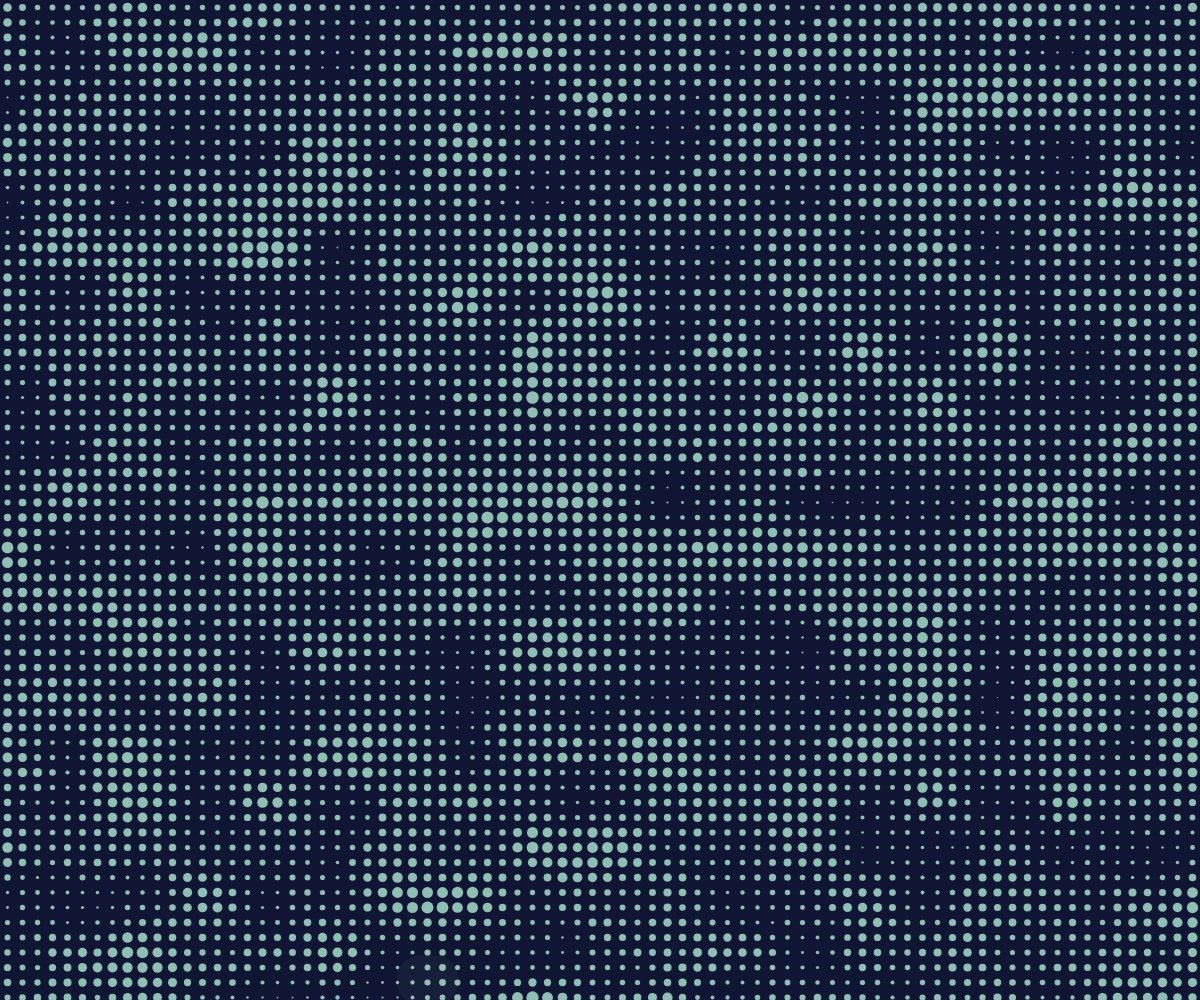
Frame 1 (no input)
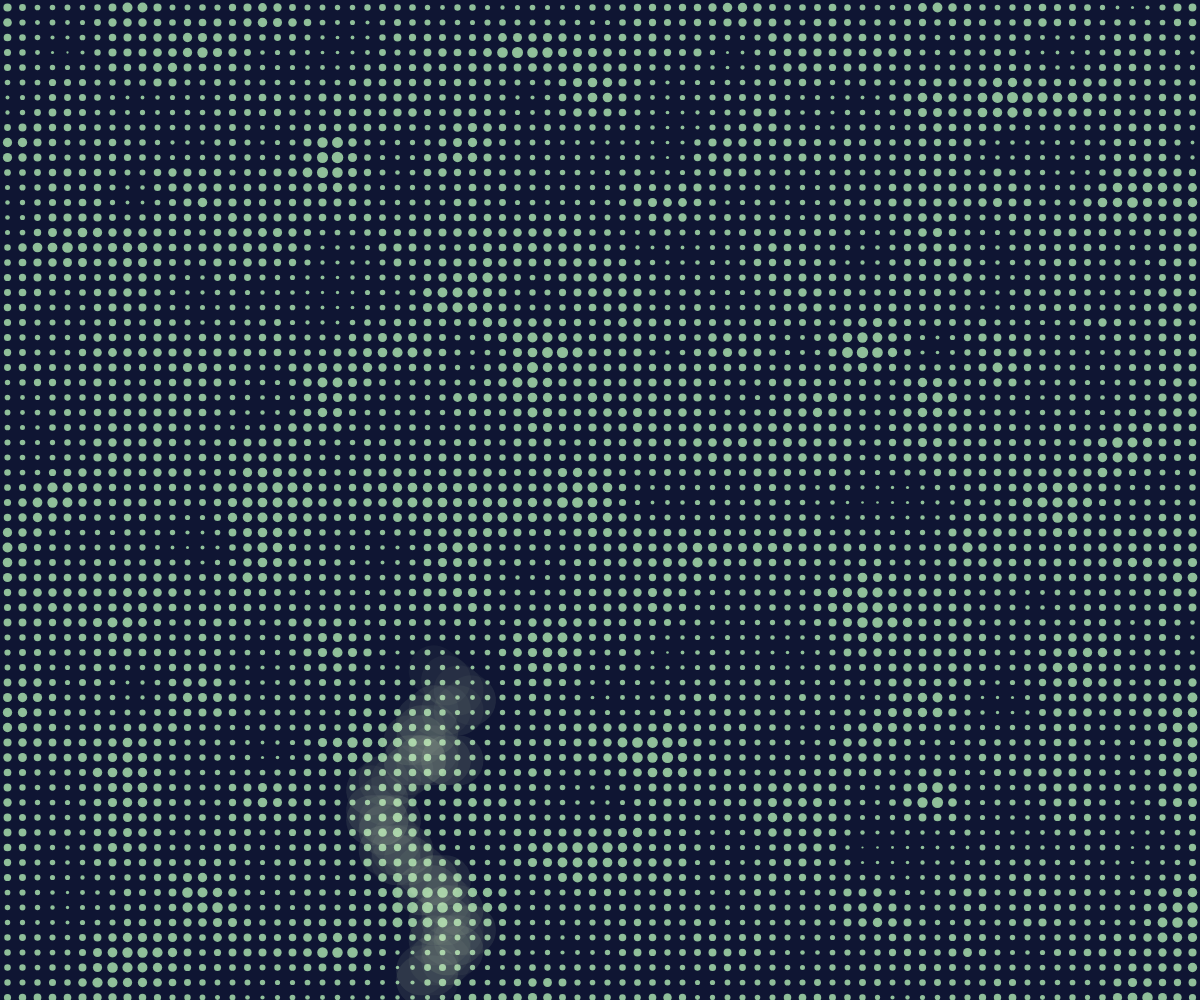
Frame 60 (no input)
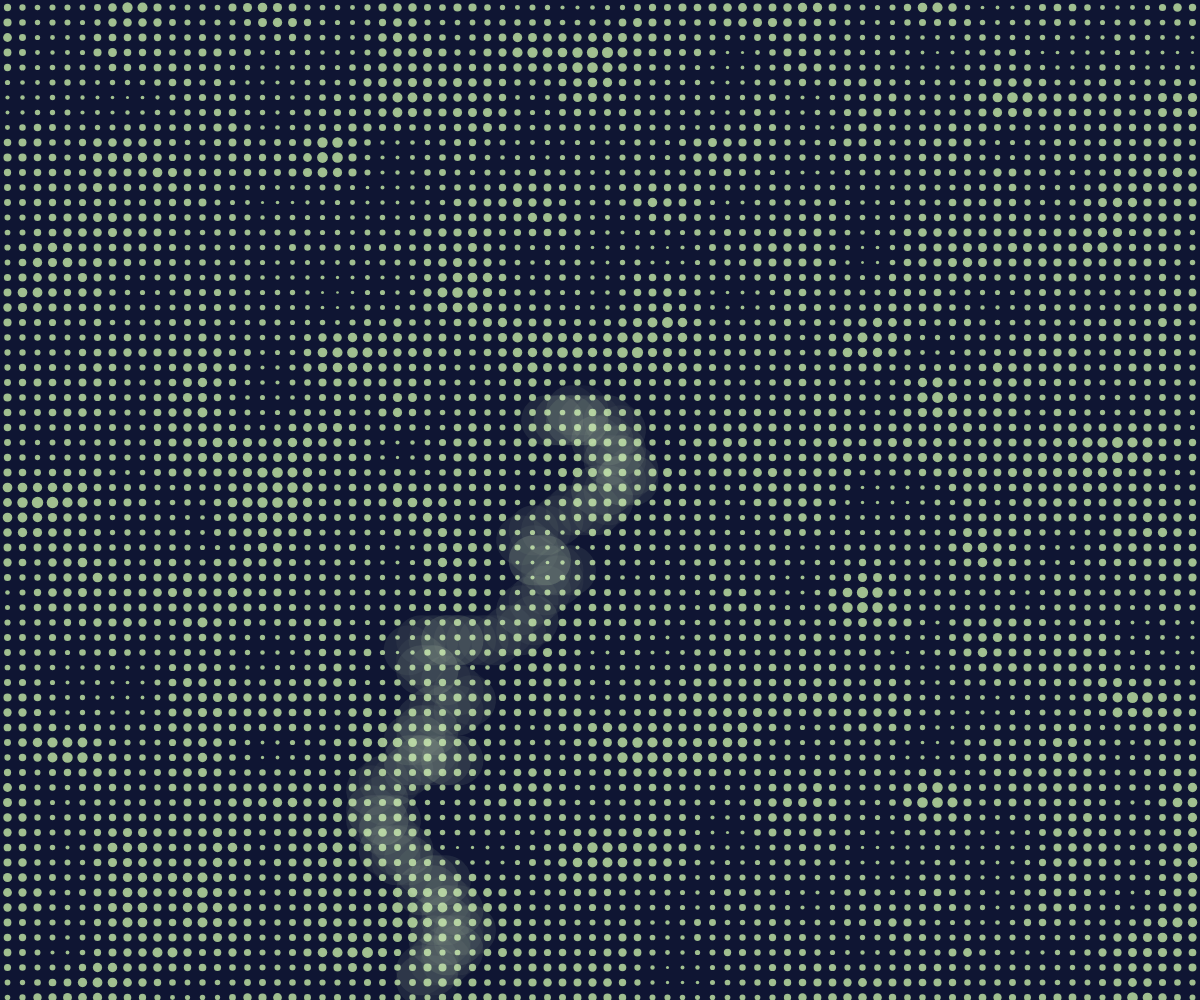
Frame 120 (the mouse pressed at the canvas centre since frame 60)

The p5.js sketch that drew these frames (run headless with seeded random() and noise() and a simulated clock; from frame 60 on, the mouse is pressed at the canvas centre):

// p5.js sketch
// ── sketch.js
let xScale = 0.015;
let yScale = 0.02;

let gap = 15;
let offset = 0;

const colors = [200, 0, 110, 325, 270, 165, 25];
let timer;
let hue;
let desireHue;
let startingHue;

let lineSize
const lineWidths = [5, 10, 15, 25, 50, 100]
let lines = []
let currentLine = []
let lineCount = 0;
const lineColors = [15, 75, 90, 120, 140, 160, 175, 190, 215, 240, 250, 270, 285, 300, 315, 345]
let lineColor
let lineLayer;

function setup() {
  createCanvas(windowWidth, windowHeight);
  colorMode(HSB)
  noStroke();

  timer = 0;
  startingHue = colors[floor(random(colors.length))];
  desireHue = getDesireHue()
  hue = startingHue

  lineSize = lineWidths[floor(random(lineWidths.length))]
  let firstLine = addLine()
  accentLine(firstLine.x, firstLine.y)
  lineColor = lineColors[floor(random(lineColors.length))]

  lineLayer = createGraphics(width, height)
  lineLayer.colorMode(HSB)
  lineLayer.stroke(lineColor, 25, 100, 2 / lineSize)
  lineLayer.strokeWeight(lineSize)
}

function draw() {
  background(230, 70, 20);
  timer += deltaTime / 5000
  if(timer <= 1) {
    hue = lerp(startingHue, desireHue, timer)
  }
  else {
    startingHue = hue;
    desireHue = getDesireHue()
    timer-=1;
  }
  fill(hue, 25, 75);

  //perlin noise circles 
  for (let x = gap / 2; x < width; x += gap) {
    for (let y = gap / 2; y < height; y += gap) {
      let noiseValue = noise((x + offset) * xScale, (y + offset) * yScale, millis() / 3000);
      let diameter = noiseValue * gap;
      circle(x, y, diameter);
    }
  }

  //overlayed accent line
  accentLine(currentLine[currentLine.length-1].x, currentLine[currentLine.length-1].y)

  lineLayer.line(currentLine[currentLine.length-1].x, currentLine[currentLine.length-1].y, 
    currentLine[currentLine.length-2].x, currentLine[currentLine.length-2].y)


  image(lineLayer, 0, 0)

}

function getDesireHue() {
  let color = startingHue;
  while(color == startingHue){
    color = colors[floor(random(colors.length))]
  }
  return color;
}

function accentLine(x, y) {
  if(y < 0) {
    currentLine = []
    let line = addLine()
    x = line.x
    y = line.y
    currentLine.push({x, y})
  } else {
    x += (floor(random(0, 2)) - 0.5) * 25
    y += (floor(random(0, 2))) * -10
  }
  
  currentLine.push({x, y})
}

function addLine() {
  return {x: random(100, width-100), y: random(height-100, height)}
}
